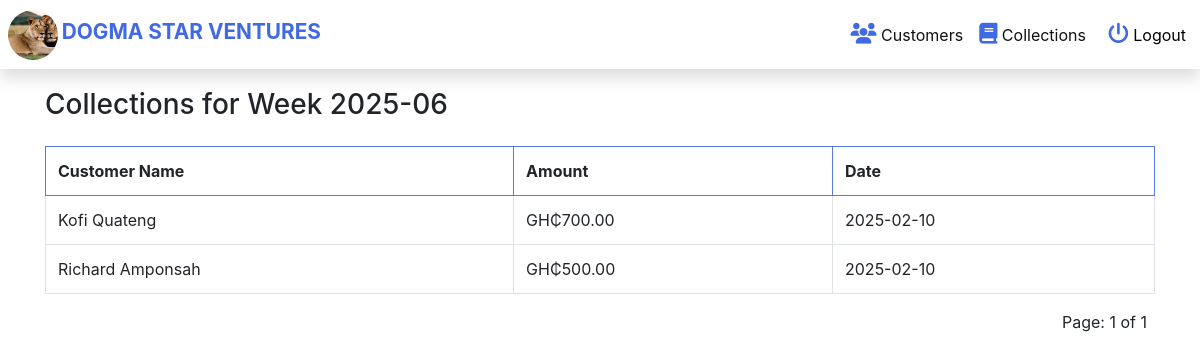
The page /weekly-collection/2025-06/ (signed in) on the database as committed earlier.
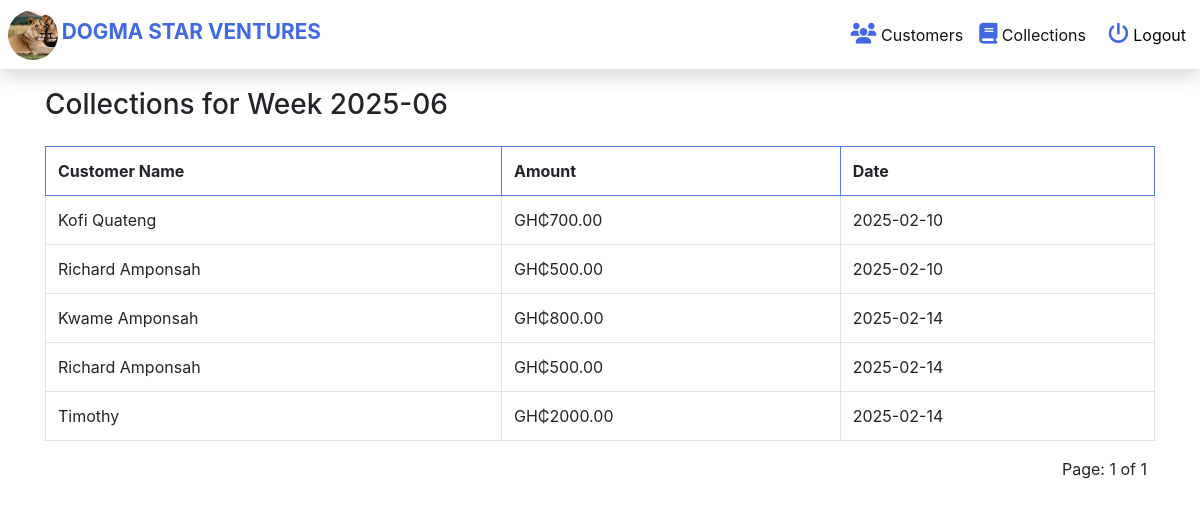
The same page on the database as committed later.
### savings/models.py (models this page shows, shortened)
class Collection(models.Model):
    worker = models.ForeignKey(Worker, on_delete=models.CASCADE)
    customer = models.ForeignKey(Customer, on_delete=models.CASCADE)
    amount = models.DecimalField(max_digits=10, decimal_places=2)
    date = models.DateTimeField(auto_now_add=True)  # Changed to DateTimeField

class Customer(models.Model):
    name = models.CharField(max_length=150)
    next_of_kin = models.CharField(max_length=100)
    balance = models.DecimalField(max_digits=10, decimal_places=2, default=0.0)
    customer_image = models.ImageField(
        upload_to='media_file', default='default.jpg')
    created_by = models.ForeignKey(
        Worker,
        on_delete=models.SET(set_customer_creator),
        null=True,
        blank=True,
        related_name='customers_created'
    )
    joined = models.DateTimeField(
        auto_now_add=True)  # Changed to DateTimeField
    account_number = models.CharField(
        max_length=30, unique=True, blank=True, null=True
    )

### savings/views.py (the view)
class WeeklyCollectionDetailView(LoginRequiredMixin, View):
    def get(self, request, week, *args, **kwargs):
        context = {
            'collections': [],
            'week': week,
            'page_obj': None,
        }
        try:
            worker = Worker.objects.get(user=request.user)
            start_of_week = datetime.strptime(week + "-1", "%Y-%U-%w")
            end_of_week = start_of_week + \
                timedelta(days=6)  # End of the week (Sunday)
            collections = Collection.objects.filter(
                worker=worker,
                date__gte=start_of_week,
                date__lte=end_of_week
            )
            paginator = Paginator(collections, 5)  # 5 collections per page
            page_number = request.GET.get('page')
            page_obj = paginator.get_page(page_number)
            context.update({
                'collections': collections,
                'week': week,
                'page_obj': page_obj
            })
        except Worker.DoesNotExist:
            context['error_message'] = "You are not assigned as a worker in the system."
        return render(request, 'savings/weekly_collection_detail.html', context)

### templates/savings/weekly_collection_detail.html (shortened to what this page needs)
{% extends 'base.html' %}
{% block content %}
<div class="container mt-5">
    <h3>Collections for Week {{ week }}</h3>
    <div class="collection__table">
        <table class="table table-bordered card__border mt-3">
            <thead>
                <tr>
                    <th>Customer Name</th>
                    <th>Amount</th>
                    <th>Date</th>
                </tr>
            </thead>
            <tbody>
                {% for collection in page_obj %}
                <tr>
                    <td>{{ collection.customer.name }}</td>
                    <td>GH₵{{ collection.amount }}</td>
                    <td>{{ collection.date|date:"Y-m-d" }}</td>
                </tr>
                {% empty %}
                <tr>
                    <td colspan="3" class="text-center">No collections available for this week</td>
                </tr>
                {% endfor %}
            </tbody>
        </table>
    </div>
    <div class="pagination">
        <span class="mr-2">Page: {{ page_obj.number }} of {{ page_obj.paginator.num_pages }}</span>
    </div>
</div>
{% endblock %}

Rows that differ between the two databases and show on the page:
added Collection: customer.name "Kwame Amponsah", amount "800.00", date "2025-02-14"
added Collection: customer.name "Richard Amponsah", amount "500.00", date "2025-02-14"
added Collection: customer.name "Timothy", amount "2000.00", date "2025-02-14"
